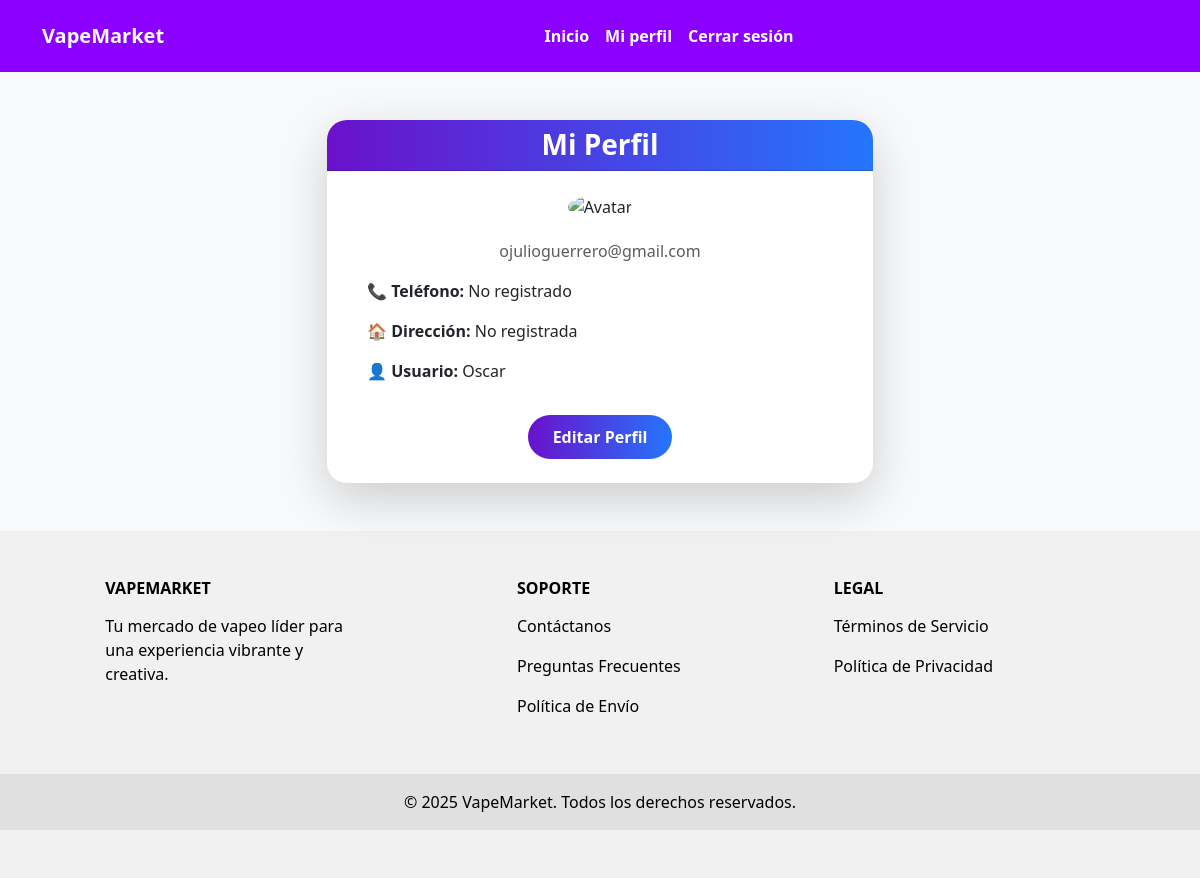
The page /usuarios/perfil/ (signed in) on the database as committed earlier.
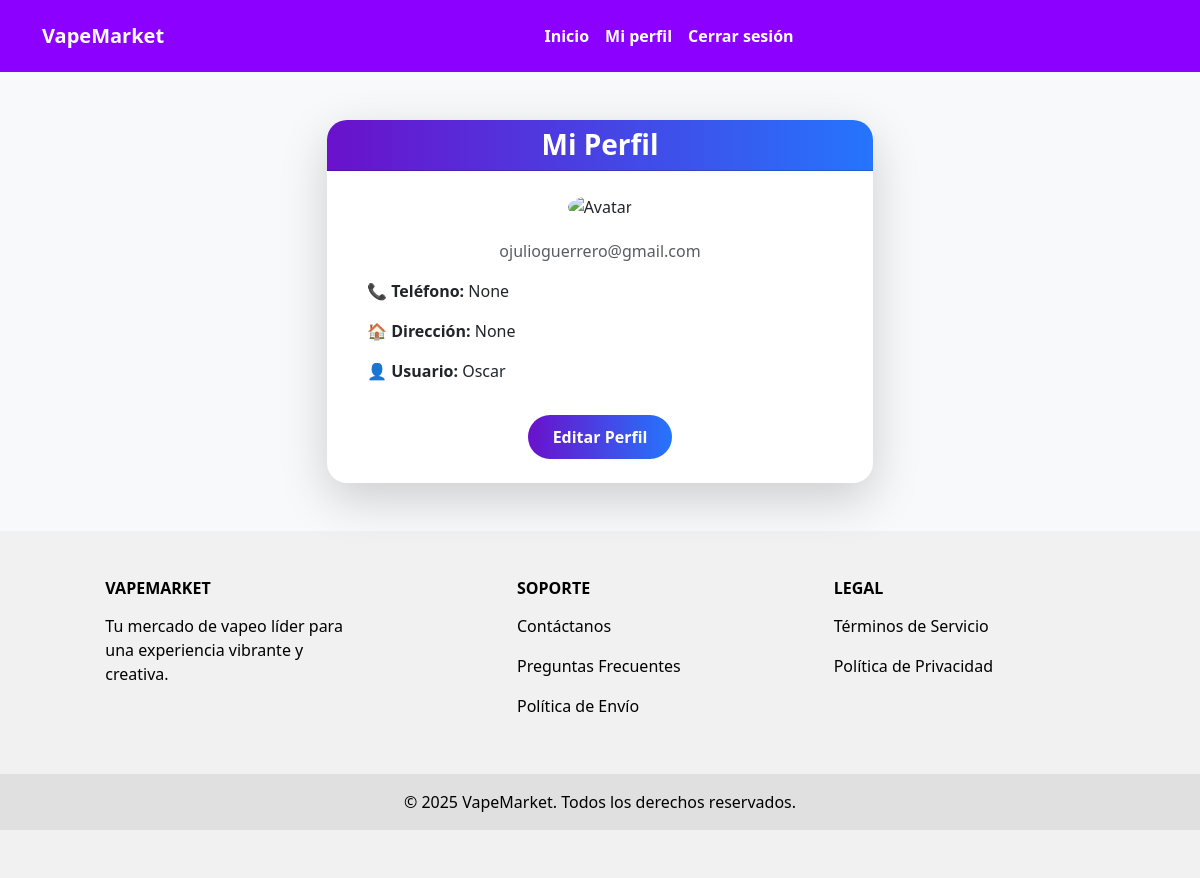
The same page on the database as committed later.
### usuarios/models.py (models this page shows, shortened)
class Usuario(AbstractUser):
    telefono = models.CharField(max_length=15, blank=True, null=True)
    direccion = models.CharField(max_length=255, blank=True, null=True)

### usuarios/views.py (the view)
# urls.py: path('perfil/', views.perfil_usuario, name='perfil_usuario'),
@login_required
def perfil_usuario(request):
    usuario = request.user
    return render(request, 'usuarios/perfil.html', {'usuario': usuario})

### usuarios/templates/usuarios/perfil.html (shortened to what this page needs)
{% extends 'base.html' %}
{% load static %}
{% block content %}
<section class="perfil-section py-5 bg-light">
  <div class="container">
    <div class="row justify-content-center">
      <div class="col-lg-6 col-md-8">
        <div class="card shadow-lg border-0" style="border-radius: 20px; overflow: hidden;">
          <div class="card-header text-center text-white" style="background: linear-gradient(90deg, #6a11cb 0%, #2575fc 100%);">
            <h3 class="fw-bold mb-0"> Mi Perfil</h3>
          </div>
          <div class="card-body text-center py-4">
            <img src="https://cdn-icons-png.flaticon.com/512/3135/3135715.png"
                 alt="Avatar" class="rounded-circle mb-3" width="100" height="100">
            <p class="text-muted mb-3">{{ usuario.email }}</p>
            <div class="text-start px-4">
              <p><strong>📞 Teléfono:</strong> {{ usuario.telefono|default:"No registrado" }}</p>
              <p><strong>🏠 Dirección:</strong> {{ usuario.direccion|default:"No registrada" }}</p>
              <p><strong>👤 Usuario:</strong> {{ usuario.username }}</p>
            </div>
            <button class="btn btn-vape mt-3" data-bs-toggle="modal" data-bs-target="#editarPerfilModal" style="background-color: #6c757d; color: #ffffff;">
              Editar Perfil
            </button>
          </div>
        </div>
      </div>
    </div>
  </div>
</section>
{% endblock %}

Rows that differ between the two databases and show on the page:
changed Usuario "ojulioguerrero@gmail.com": telefono "No registrado" → "None"; direccion "No registrada" → "None"
